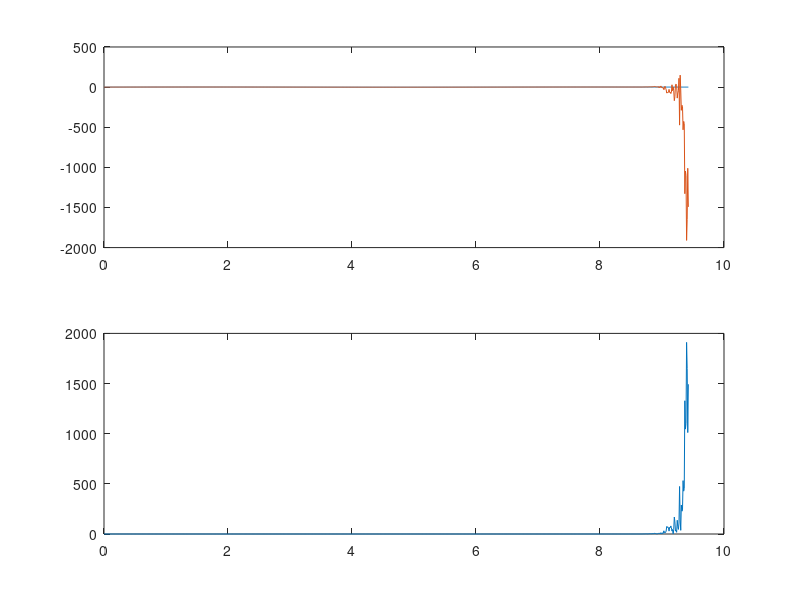

This chart was generated by the following MATLAB code:
f = @(x) sin(x);
n = 100;

xs = linspace(0, 3*pi, n+1);
p = polyfit(xs, f(xs), n);

xs = linspace(0, 3*pi, 1001);
ys = polyval(p, xs);
errs = abs(polyval(p, xs) - f(xs));

subplot(2, 1, 1)

plot(xs, f(xs))
hold on;
plot(xs, ys);

subplot(2, 1, 2)
plot(xs, errs)
